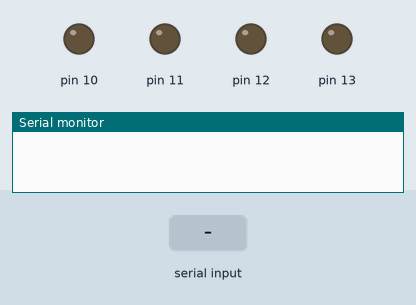
This sketch was run on a simulated Arduino Uno, built with avr-gcc and run on an emulated ATmega328P. Parts: output pins drawn as LEDs (lit = HIGH), the last lines printed to the serial monitor. The inputs (shaded band) are chosen by the test bench.

Above: at 1.2 s.
1.3 s: "90,45\n" received over Serial
At 2.3 s:
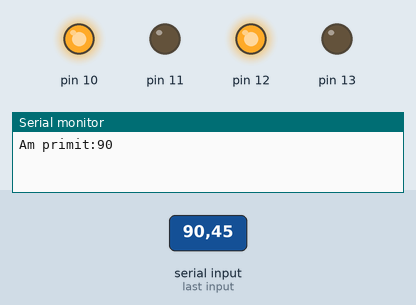
2.8 s: "30,150\n" received over Serial
At 3.5 s:
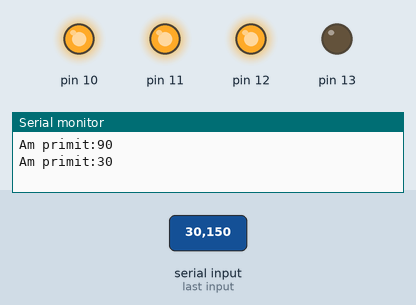
4.3 s: "1\n" received over Serial
At 5.5 s:
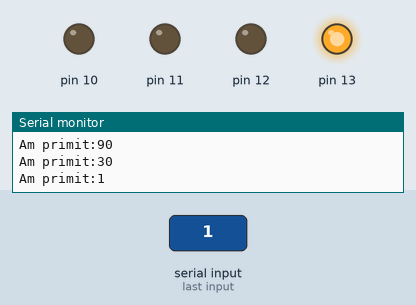
5.8 s: "5\n" received over Serial
At 6.8 s:
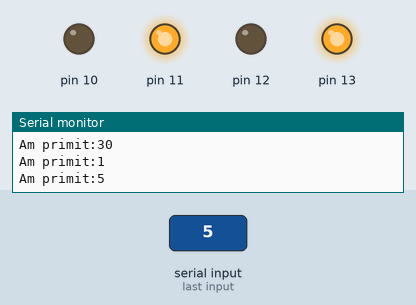
7.3 s: "200\n" received over Serial
At 8.0 s:
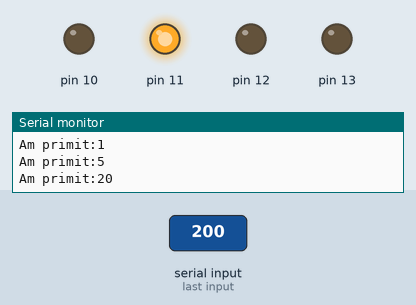
8.8 s: "90\n" received over Serial
At 9.1 s:
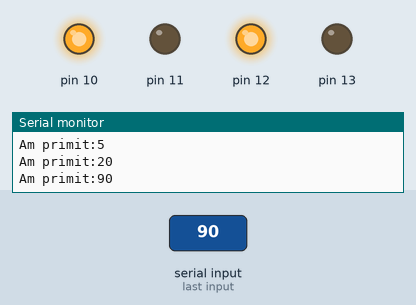
Timing chart, 0 to 11.3 s (numbered marks = the images above; inputs shaded):
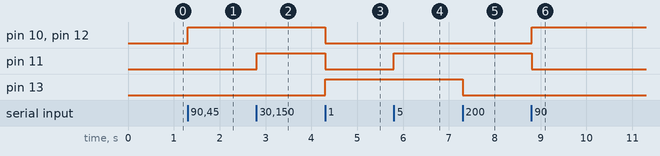

Measured:
- after the input at 1.3 s, pin 10, pin 12: LOW → HIGH at once
- after the input at 2.8 s, pin 11: LOW → HIGH at once
- after the input at 4.3 s, pin 10–12: HIGH → LOW at once; pin 13: LOW → HIGH at once
- after the input at 5.8 s, pin 11: LOW → HIGH at once
- after the input at 7.3 s, pin 13: HIGH → LOW at once
- after the input at 8.8 s, pin 10, pin 12: LOW → HIGH at once; pin 11: HIGH → LOW at once

The sketch:

Lab2Ex1.ino
```cpp
void setup() {
  // put your setup code here, to run once:
  Serial.begin(9600);
  pinMode(13,OUTPUT);
  pinMode(12,OUTPUT);
  pinMode(11,OUTPUT);
  pinMode(10,OUTPUT);
  //Nu am reusit sa termin la laborator asa ca am continuat acasa cu 4 led-uri
}
char s[1000];
char c;
int idx=0;
int number=0;
int cif=0;
void loop() {
  // put your main code here, to run repeatedly:


  while(Serial.available()>0)
  {
    c=Serial.read();
    s[idx++]=c;
  }

  if(idx>0 && c=='\n')
  {
    s[idx]=0;
    Serial.print("Am primit:");

    cif=s[0]-'0';
    number=number*10+cif;

    if(strlen(s)>2)
    {
      cif=s[1]-'0';
      number=number*10+cif;
    }

    Serial.println(number);
    displayNumber(number);
    idx=0;
  }

   number=0;
}

void displayNumber(int number)
{
  int copyNumber=number;
  for (int p = 10; p <= 13; p++) {
    digitalWrite(p, LOW);
  }

  int i=0;
  while(copyNumber!=0)
  {
    if(copyNumber%2==1)
    {
      digitalWrite(13-i,HIGH);
    }
    else{
      digitalWrite(13-i,LOW);
    }

    i++;
    copyNumber=copyNumber/2;
  }

}
```
